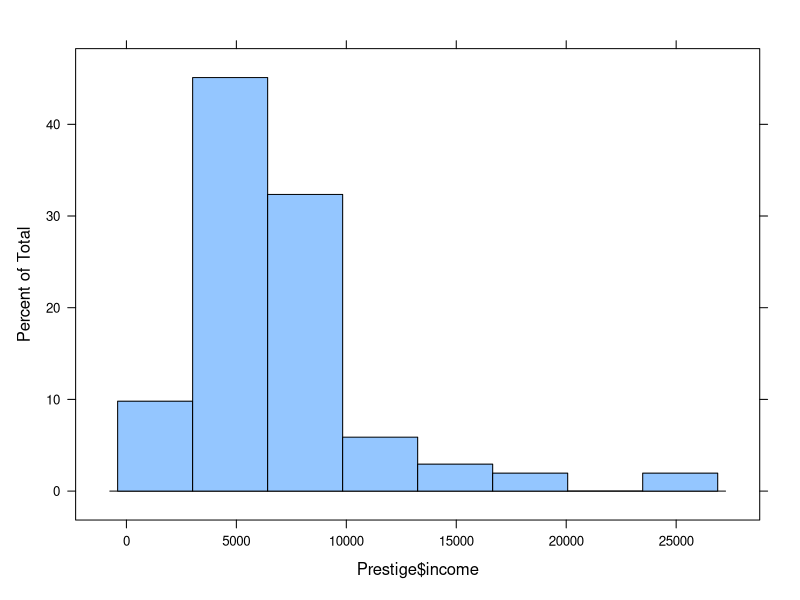
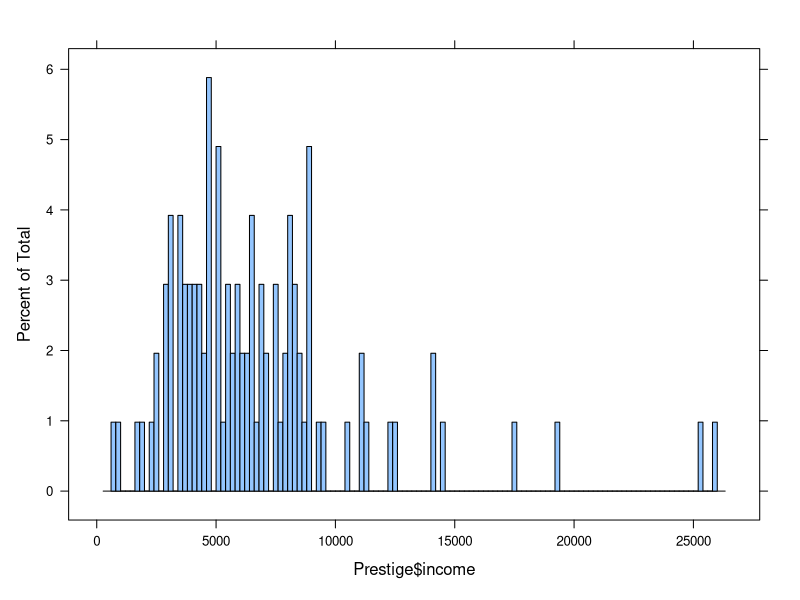
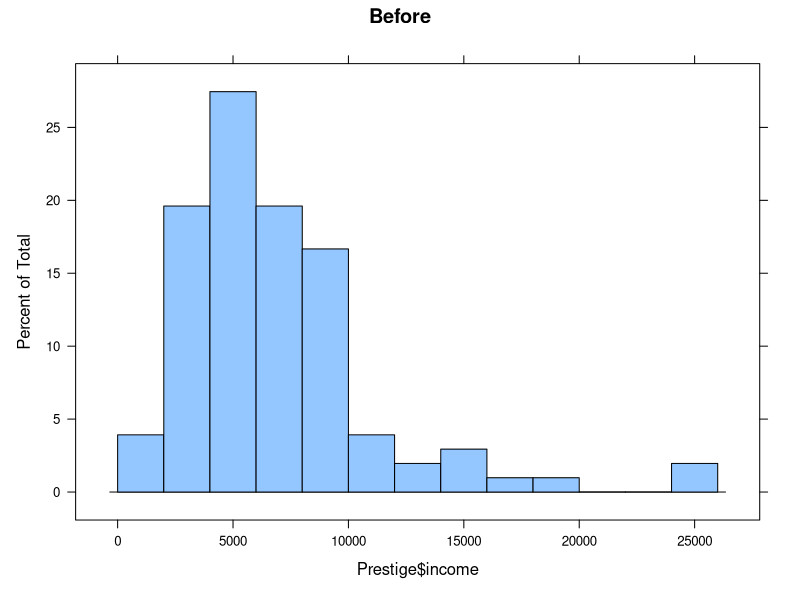
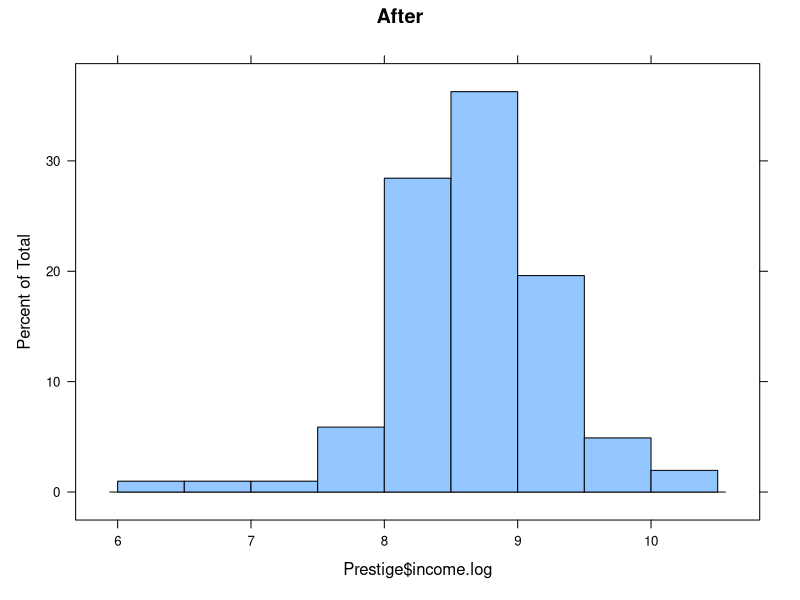
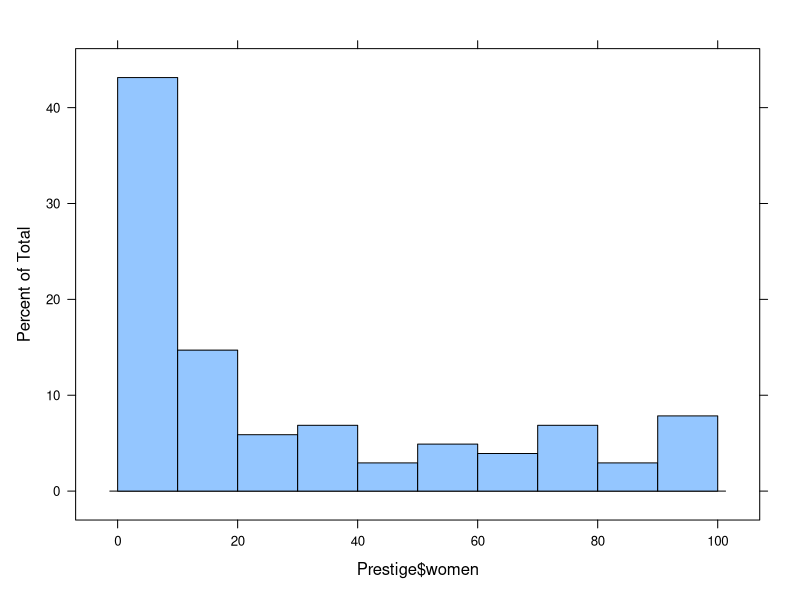
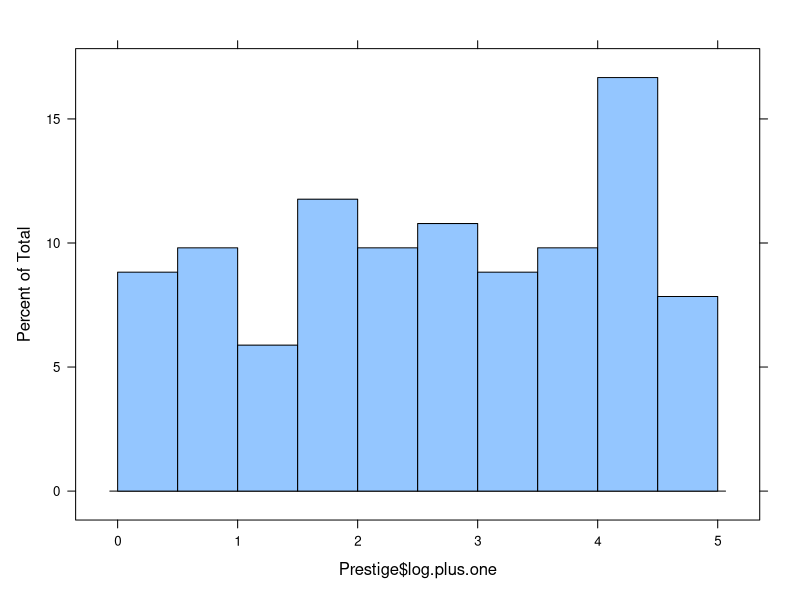

The R script that drew these images, in order:
# Loading datasets (II): transformations (logs), creating new variables.
# Manipulating datasets: generating matrices and data.frames, merge, append.

############################## 
# Cleaning
##############################
cat("\014")
rm(list=ls())


# Class 3

## Prestige
# install.packages("car") 
library(car) 

# Load data.frame
data(Prestige)

## Lets summarize the dataset
head(Prestige)

############################################
# Dropping variables/columns
############################################

# Why would you need to do this?

# Drop function
# install.packages("dplyr") 
library(dplyr)

# Let's drop some columns, and let's build three distinct data.frames that share two columns.

# Let's check what columns we already have in the Prestige data.frame.
colnames(Prestige)

# DF1 will have all except for "type" and "census"
Prestige.drop.1 = dplyr::select(Prestige, -c("type", "census"))
colnames(Prestige.drop.1)

# DF2 will have everything but "education" y "women"
Prestige.drop.2 = dplyr::select(Prestige,-c(education, women))
colnames(Prestige.drop.2)

# DF3 will be just "education" and "women"
Prestige.drop.3 = dplyr::select(Prestige, c(education, women))
colnames(Prestige.drop.3)

############################################
# Merging: combining two data.frames (adding columns)
############################################

# Why would you need to do this?

# To merge, you need at least one column in common. 
# And that column should have--hopefully--a continuous variable. But why?

# Let's merge Prestige.drop.1 with Prestige.drop.2 using "income" and "prestige".
# They are the columns in common
colnames(Prestige.drop.1)
colnames(Prestige.drop.2)

Prestige.merge <- merge(Prestige.drop.1, Prestige.drop.2, by=c("income", "prestige"))
Prestige.merge

############################################
# Appending: adding rows
############################################

# Why would you need to do this?

# Let's first split the Prestige data in halves.
# To do this, we will do some recoding: occupations with "high" and "low" prestige.

Prestige$prestige.2 = ifelse(Prestige$prestige > mean(Prestige$prestige), "high","low")

# let's create another data.frame with just the "high" prestige occupations
Prestige.high <- Prestige[(Prestige$prestige.2=="high"),]

# now let's create another data.frame with just the "low" prestige occupations.
Prestige.low <- Prestige[(Prestige$prestige.2=="low"),]

# now, let's put the two halves back together...this requires to have the SAME column names
Prestige.nuevo = rbind(Prestige.high, Prestige.low)

############################################
# Transformations
############################################

# par(mar=c(1,1,1,1))
# install.packages("latice")
library(lattice)

lattice::histogram(Prestige$income) 
lattice::histogram(Prestige$income, breaks=100) 

# What can we say about this distribution? 

# Because of this issue, we will have to "transform" this variable.
# Notice that income (and all things related to money!) behave usually this way. Why?
# The kind of transformation (logs) will "normalize" our distribution.
# What we achieve with normalization is to reduce the "dispersion" of the distribution. Why do we need that? 

log(Prestige$income)

# Are we cheating?
# Does this change our variable, and if so, in what way?

# let's create another column with the transformed variable.
Prestige$income.log = log(Prestige$income)

lattice::histogram(Prestige$income, main="Before", breaks=10)
lattice::histogram(Prestige$income.log, main="After", breaks=10)

# It looks pretty good to me, does it look good to you?

# let's transform the "women" variable
log(Prestige$women)

# Anything interesting you've noticed?

# What's the log of 0?

# Let's fix this
Prestige$plus.one = Prestige$women+1

## Let's check...
head(Prestige)

# Why does that fix our problem?

# What's the log of 1?
Prestige$log.plus.one = log(Prestige$plus.one)

head(Prestige) # Let's check...

# before transforming
lattice::histogram(Prestige$women, breaks = 10)

# after transforming
lattice::histogram(Prestige$log.plus.one, breaks = 10)


# What do we win when we do this?
# What do we lose when we do this?